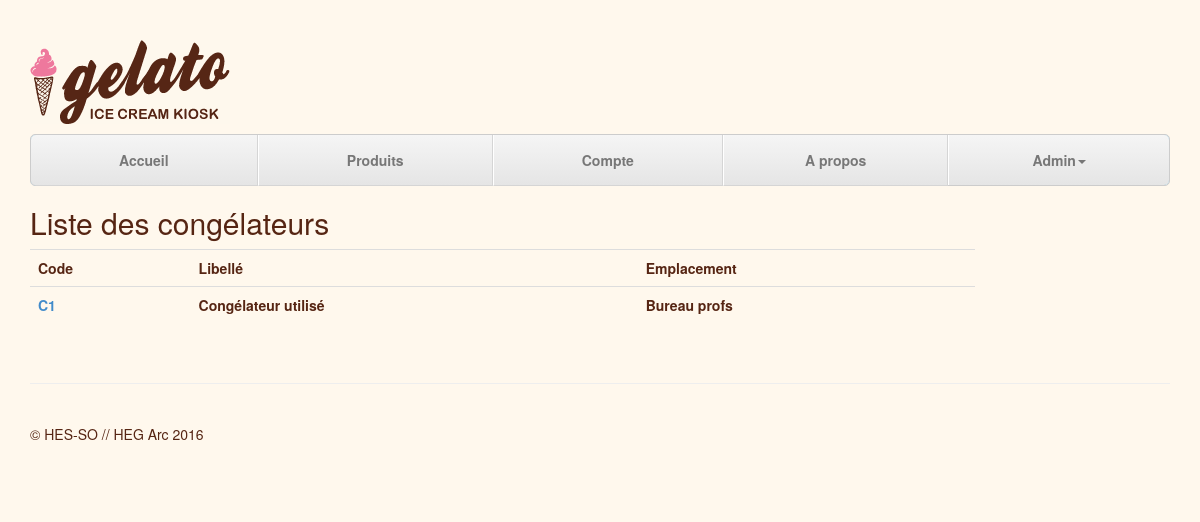
/congelateur/congelateur, run on the app's committed database.
### congelateur/models.py (models this page shows, shortened)
class Congelateur(models.Model):
    id = models.AutoField(primary_key=True)
    code = models.CharField(max_length=15, unique=True, verbose_name="Code")
    libelle = models.CharField(max_length=100, verbose_name="Libellé")
    emplacement = models.CharField(max_length=50, verbose_name="Emplacement du congélateur")

### congelateur/views.py (the view)
# urls.py: url(r'congelateur$', CongelateurListView.as_view(), name='congo'),
class CongelateurListView(ListView):
    queryset = Congelateur.objects.select_related()
    def get_context_data(self, **kwargs):
        context = super(CongelateurListView, self).get_context_data(**kwargs)
        return context

### congelateur/templates/congelateur/congelateur_list.html (shortened to what this page needs)
{% extends "congelateur/base.html" %}
{% load staticfiles %}
{% block stylesheets %}
    {{ block.super }}
{% endblock stylesheets %}
{% block content %}
    <div class="row">
        <div class="col-lg-10">
            <h2>Liste des congélateurs</h2>
            <table class="table table-hover">
                <tr>
                    <th>Code</th>
                    <th>Libellé</th>
                    <th>Emplacement</th>
                </tr>
            {% for object in object_list %}
                <tr>
                    <th><a href="{% url 'congelo-detail' object.id %}">{{object.code}}</a></th>
                    <th>{{object.libelle}}</th>
                    <th>{{object.emplacement}}</th>
                </tr>
            {% endfor %}
            </table>
        </div>
    </div>
{% endblock %}

### congelateur/static/css/justified_nav.css (style rules this page uses)
body { padding-top: 20px; }

### congelateur/static/css/gelato.css (style rules this page uses)
body { background-color: #FFF8ED; color: #562513; }

### data on the page
Congelateur: code "C1", libelle "Congélateur utilisé", emplacement "Bureau profs"
